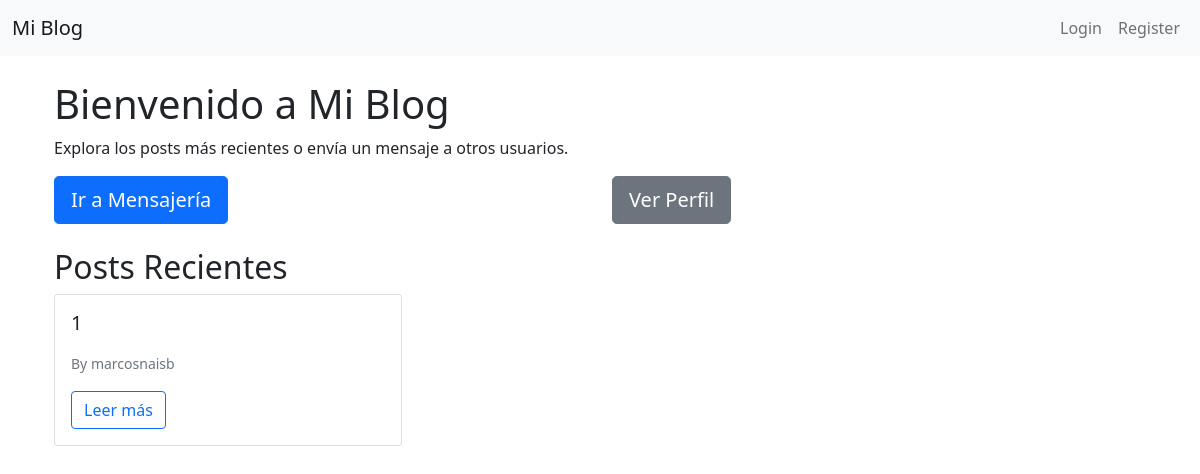
Before: / with the older database file.
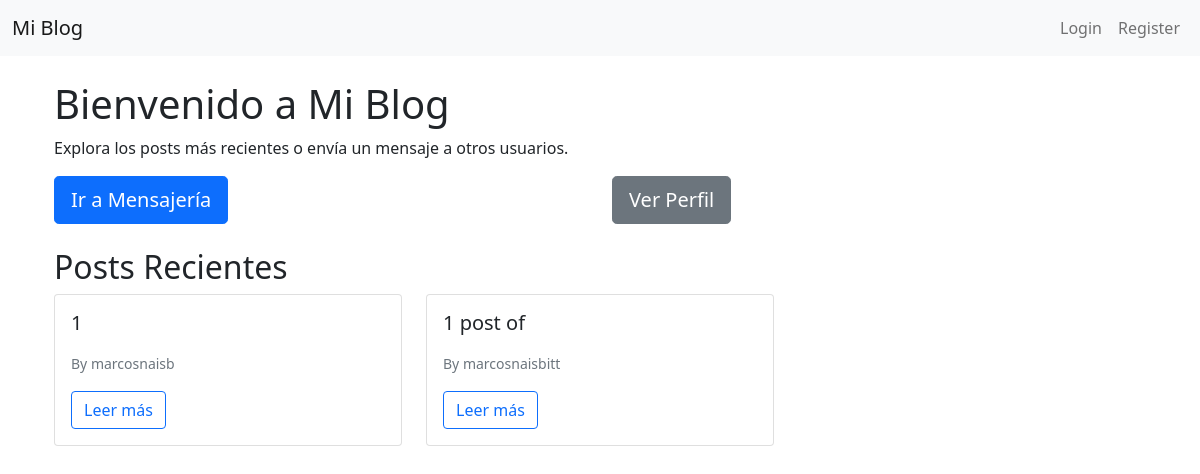
After: the same page with the newer database file.
### blog_app/models.py (models this page shows, shortened)
class Post(models.Model):
    title = models.CharField(max_length=100)
    subtitle = models.CharField(max_length=200, blank=True)
    body = models.TextField()
    author = models.ForeignKey(User, on_delete=models.CASCADE)
    date_posted = models.DateTimeField(default=timezone.now)
    image = models.ImageField(upload_to='post_images', blank=True, null=True)

### blog_app/views.py (the view)
# urls.py: path('', views.index, name='index'),
def index(request):
    posts = Post.objects.all()
    return render(request, 'blog_app/index.html', {'posts': posts})

### blog_app/templates/blog_app/index.html (shortened to what this page needs)
{% extends 'blog_app/base.html' %}
{% block content %}
<div class="container mt-4">
    <h1>Bienvenido a Mi Blog</h1>
    <p>Explora los posts más recientes o envía un mensaje a otros usuarios.</p>
    <div class="row">
        <div class="col-md-6">
            <a href="{% url 'inbox' %}" class="btn btn-primary btn-lg">Ir a Mensajería</a>
        </div>
        <div class="col-md-6">
            <a href="{% url 'profile' %}" class="btn btn-secondary btn-lg">Ver Perfil</a>
        </div>
    </div>
    <h2 class="mt-4">Posts Recientes</h2>
    <div class="row">
        {% for post in posts %}
            <div class="col-md-4">
                <div class="card mb-4">
                    <div class="card-body">
                        <h5 class="card-title">{{ post.title }}</h5>
                        <p class="card-text"><small class="text-muted">By {{ post.author }}</small></p>
                        <a href="{% url 'post_detail' post.pk %}" class="btn btn-outline-primary">Leer más</a>
                    </div>
                </div>
            </div>
        {% empty %}
            <p>No hay posts disponibles.</p>
        {% endfor %}
    </div>
</div>
{% endblock %}

Changed rows visible on the page:
added Post: title "1 post of", author "marcosnaisbitt"
